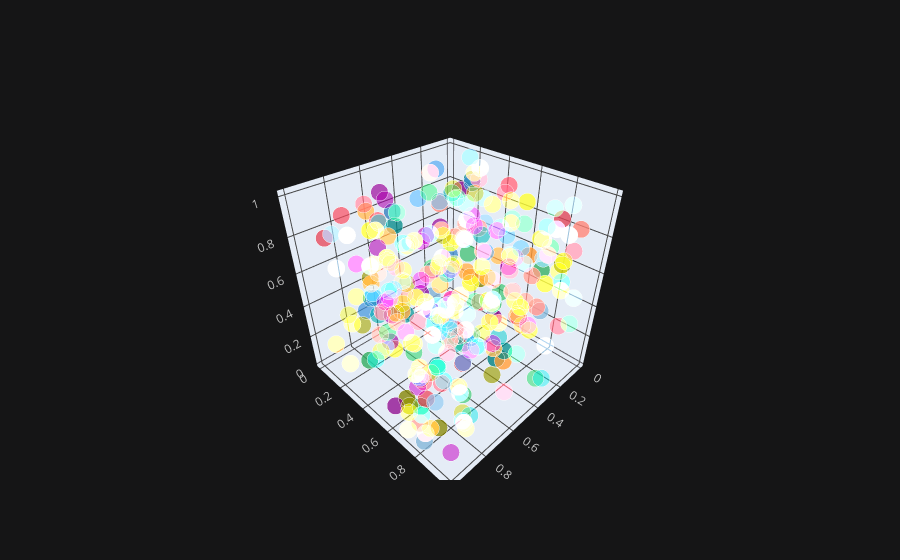

Source (notebook cell):
### Code cell
df.iplot(x='a', y='b', z='c', kind='scatter3d')

### Figure 1 — Plotly figure (JSON) as saved in the notebook; plotly's stock layout.template omitted (floating-point values rounded to 4 significant figures; data arrays with more than 128 entries replaced by an {"elided": "..."} marker saying what was removed)
{"data": [{"marker": {"color": {"elided": "300 str values"}, "opacity": 0.8, "size": {"elided": "300 int values"}, "symbol": "circle"}, "mode": "markers", "text": {"elided": "300 str values"}, "type": "scatter3d", "x": {"elided": "300 float values"}, "y": {"elided": "300 float values"}, "z": {"elided": "300 float values"}}], "layout": {"legend": {"bgcolor": "#151516", "font": {"color": "#D9D9D9"}}, "paper_bgcolor": "#151516", "plot_bgcolor": "#151516", "scene": {"xaxis": {"gridcolor": "#434343", "showgrid": true, "tickfont": {"color": "#C2C2C2"}, "title": {"font": {"color": "#D9D9D9"}, "text": ""}, "zerolinecolor": "#666570"}, "yaxis": {"gridcolor": "#434343", "showgrid": true, "tickfont": {"color": "#C2C2C2"}, "title": {"font": {"color": "#D9D9D9"}, "text": ""}, "zerolinecolor": "#666570"}, "zaxis": {"gridcolor": "#434343", "showgrid": true, "tickfont": {"color": "#C2C2C2"}, "title": {"font": {"color": "#D9D9D9"}, "text": ""}, "zerolinecolor": "#666570"}}, "title": {"font": {"color": "#D9D9D9"}}}}
